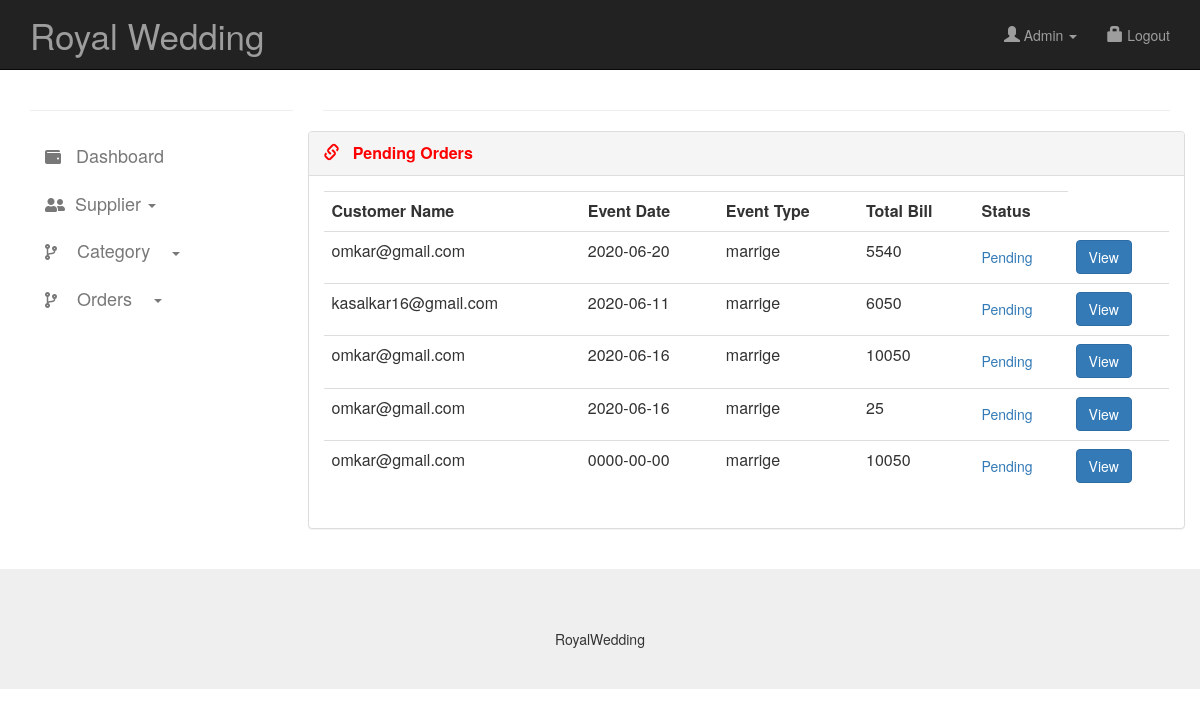
The app's page /admin/pending_order.php (signed in) with its own data.
### tables this page shows
CREATE TABLE `place_order` (
  `order_id` int(10) NOT NULL,
  `user` varchar(100) NOT NULL,
  `order_date` date NOT NULL,
  `order_amount` varchar(100) NOT NULL,
  `event_id` varchar(10) NOT NULL,
  `event_name` varchar(100) NOT NULL,
  `event_date` date NOT NULL,
  `order_status` tinyint(1) NOT NULL
);

### admin/pending_order.php (the view, shortened to what this page needs)
<html lang="en">
<head><title>Pending Orders</title>
<?php include("include/head.php"); ?>
</head>
<body >
<?php
    include("include/header_nav.php");
?>
<div class="container" >
<div class="row">
    <?php include("include/left_nav.php"); ?>
    <div class="col-md-9" >
 <hr>
      <div class="row">
                <div class="panel panel-default" >
                  <div class="panel-heading">
                        <div class="panel-title">
                            <marquee direction="right">  <a><strong style="color:red; "><i class="glyphicon glyphicon-link"></i>  &nbsp; Pending Orders</strong></a>  </marquee>
                        </div>
                  </div>
                  <div class="panel-body" >
                    <table class="table">
                      <tr>
                        <th>Customer Name</th>
                        <th>Event Date</th>
                        <th>Event Type</th>
                        <th>Total Bill</th>
                        <th>Status</th>
                      </tr>
                      <?php
                        $qry="select * from place_order where order_status='2'";
                        $exc=mysqli_query($conn,$qry);
                        while ($row=mysqli_fetch_array($exc)) {
                          $status=$row['order_status'];
                          if ($status==0) {
                           $status="<h5 class='text-danger'>Rejected</h5>";
                            }elseif($status==1){
                              $status="<h5 class='text-success'>Approved</h5>";
                            }
                            else{
                              $status="<h5 class='text-primary'>Pending</h5>";
                            }
                          ?>
                          <tr>
                            <?php $order_id=$row['order_id']; ?>
                            <td><?php echo $user=$row['user']; ?></td>
                            <td><?php echo $event_date=$row['event_date']; ?></td>
                            <td><?php echo $row['event_name']; ?></td>
                            <td><?php echo $row['order_amount']; ?></td>
                            <td><?php echo $status; ?></td>
                            <td><a href="order_detail.php?event_date=<?php echo $event_date ?>&customer=<?php echo $user ?>&order_id=<?php echo $order_id; ?>" class="btn btn-primary">View</a></td>
                          </tr>
                          <?php
                        }
                       ?>
                    </table>
                    </div>
              </div>
         </div>
    </div>
</div>
</div>
<footer class="text-center"><?php include("include/footer.php");?></footer>
</body>
</html>

### admin/css/style.css (style rules this page uses)
i { font-size:16px; }
footer { margin-top:20px; padding-top:20px; padding-bottom:20px; background-color:#efefef; }

### records on screen
place_order: user "omkar@gmail.com", event_date "2020-06-20", event_name "marrige", order_amount "5540", order_status "Pending"
place_order: user "kasalkar16@gmail.com", event_date "2020-06-11", event_name "marrige", order_amount "6050", order_status "Pending"
place_order: user "omkar@gmail.com", event_date "2020-06-16", event_name "marrige", order_amount "10050", order_status "Pending"
place_order: user "omkar@gmail.com", event_date "2020-06-16", event_name "marrige", order_amount "25", order_status "Pending"
place_order: user "omkar@gmail.com", event_date "0000-00-00", event_name "marrige", order_amount "10050", order_status "Pending"
